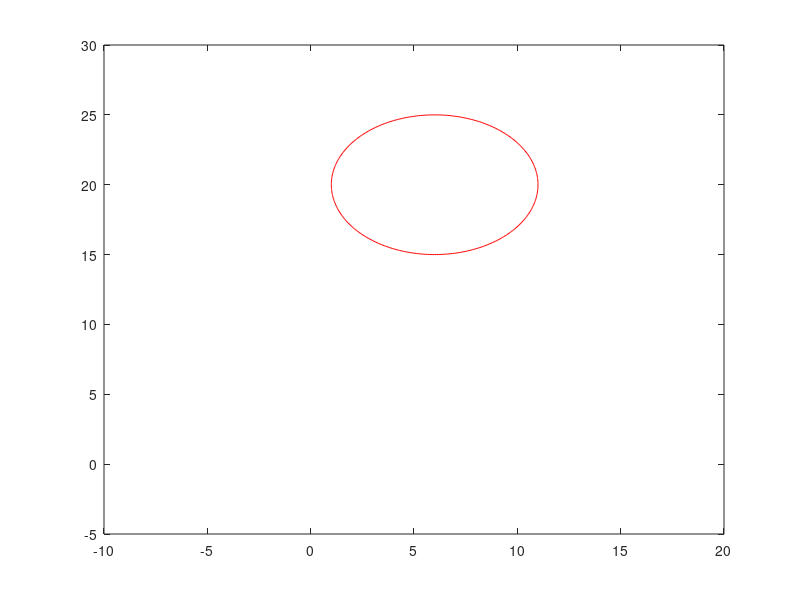

Write the MATLAB code that produced this figure. (Note: this script raises an error after producing the figure.)
%Mecanismo de 5 barras
%Yithzak Alarcon - T00045029
%Constantes
L2 = 17; L4 = 17; L3 = 10; L5 = 10;
O24 = 13;
r = 5;
%Variantes
theta = 0:30:360;
phi = 0;
gamma = 0:360;
Cx = 6 + r*cosd(gamma);
Cy = 20 + r*sind(gamma);
axis equal;
for i = 1:size(theta,2)
    plot(Cx,Cy,'r');
    hold on;
    axis([-10 20 -5 30]);
    phi = theta(i);
    angles = fsolve(@(x) myfun(x,r,phi,L2,L4,L3,L5,O24),[30,30,30,30]);
    disp(angles);
    P2x = [0 L2*cosd(angles(1))];
    P2y = [0 L2*sind(angles(1))];
    P3x = [L2*cosd(angles(1)) L2*cosd(angles(1))+L3*cosd(angles(2))];
    P3y = [L2*sind(angles(1)) L2*sind(angles(1))+L3*sind(angles(2))];
    O4x = [0 O24];
    O4y = [0 0];
    P4x = [O24 O24+L4*cosd(angles(3))];
    P4y = [0 L4*sind(angles(3))];
    P5x = [O24+L4*cosd(angles(3)) O24+L4*cosd(angles(3))+L5*cosd(angles(4))];
    P5y = [L4*sind(angles(3)) L4*sind(angles(3))+L5*sind(angles(4))];
    plot(P2x,P2y,'k',P3x,P3y,'b',O4x,O4y,'g',P4x,P4y,'k',P5x,P5y,'b');
    axis([-10 20 -5 30]);
    hold off;
    drawnow
end

function F = myfun(x,r,phi,L2,L4,L3,L5,O24)
Bx = 6 + r*cosd(phi);
By = 20 + r*sind(phi);
Q2 = x(1); Q3 = x(2); Q4 = x(3); Q5 = x(4);
F(1) = L2*cosd(Q2)+L3*cosd(Q3)-O24-L4*cosd(Q4)-L5*cosd(Q5);
F(2) = L2*sind(Q2)+L3*sind(Q3)-L4*sind(Q4)-L5*sind(Q5);
F(3) = L2*cosd(Q2)+L3*cosd(Q3)-Bx;
F(4) = L2*sind(Q2)+L3*sind(Q3)-By;
end



    